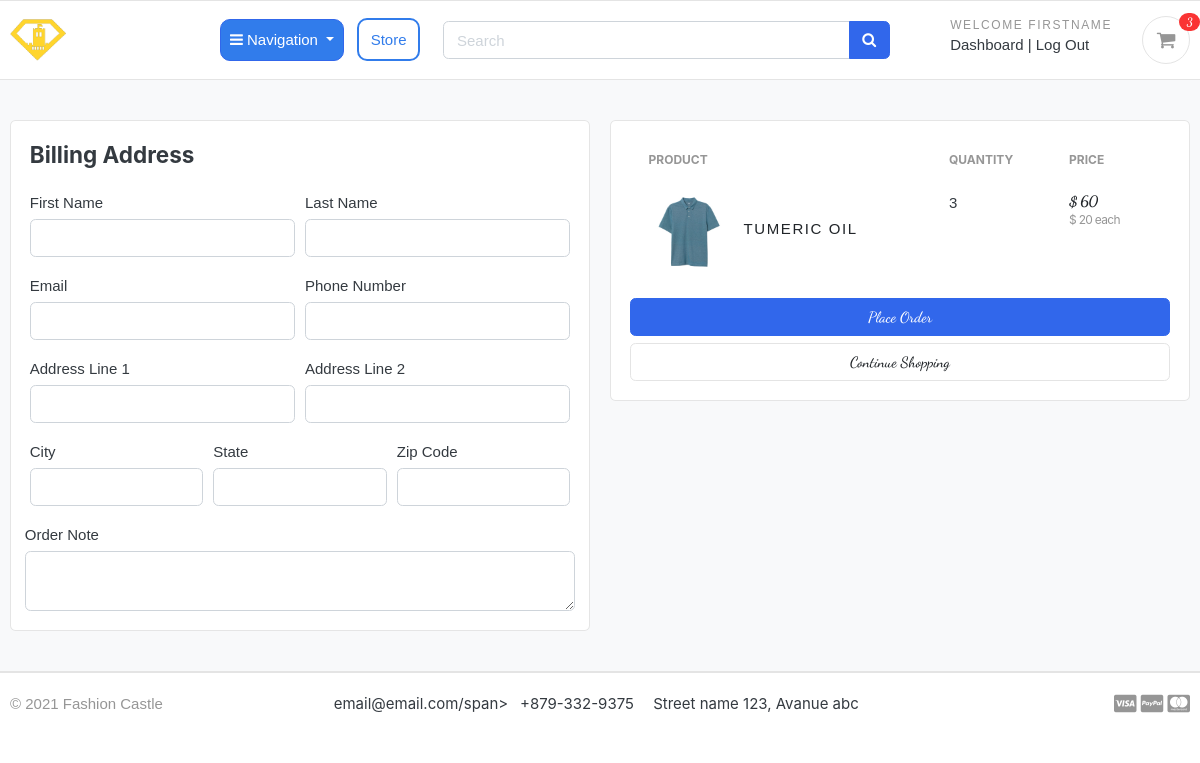
Page /cart/checkout/ (signed in) on the earlier database version.
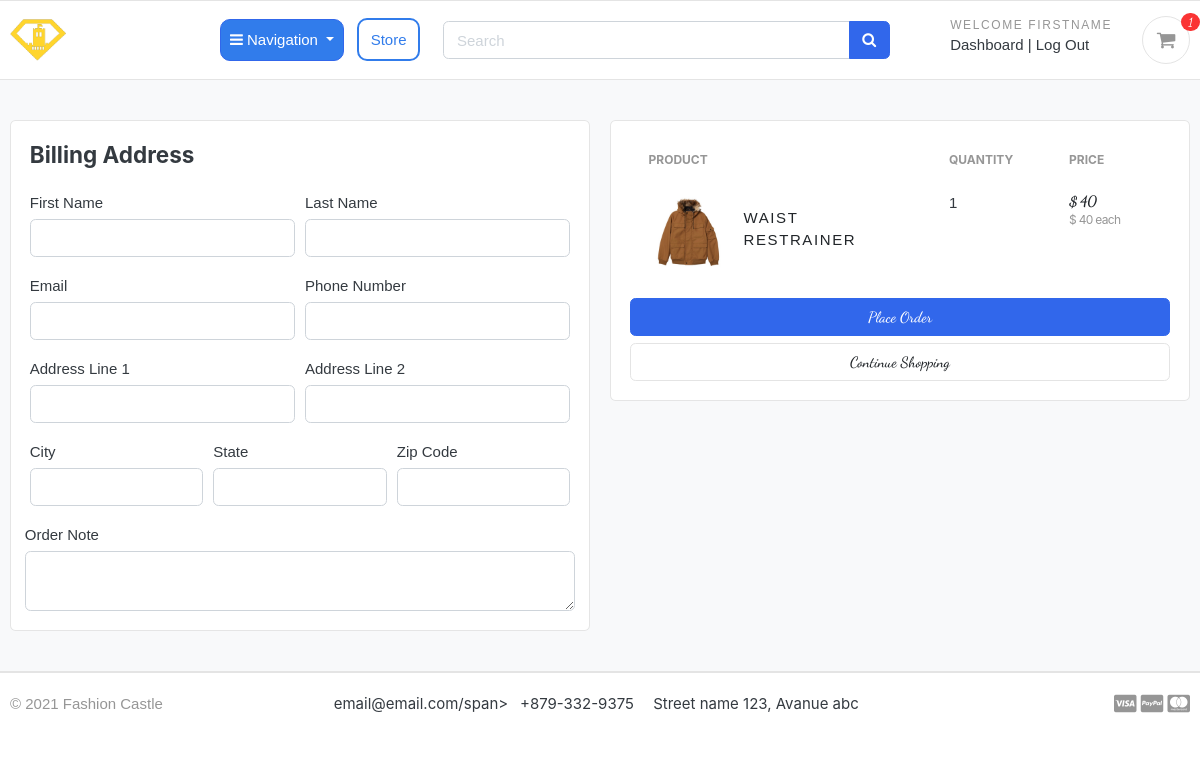
Same page on the later database version.
### carts/models.py (models this page shows, shortened)
class CartItem(models.Model):
    user = models.ForeignKey(Account, on_delete=models.CASCADE, null=True)
    product = models.ForeignKey(Product, on_delete=models.CASCADE)
    variations = models.ManyToManyField(Variation, blank=True)
    cart = models.ForeignKey(Cart, on_delete=models.CASCADE, null=True)
    quantity = models.IntegerField()
    is_active = models.BooleanField(default=True)
    def sub_total(self):
        return self.product.price * self.quantity

### store/models.py (models this page shows, shortened)
class Product(models.Model):
    product_name    = models.CharField(max_length=200, unique=True)
    slug            = models.SlugField(max_length=250, unique=True)
    description     = models.TextField(max_length=500, blank=True)
    price           = models.IntegerField()
    images          = models.ImageField(upload_to='photos/products')
    stock           = models.IntegerField()
    is_available    = models.BooleanField(default=True)
    category        = models.ForeignKey(Category, on_delete=models.CASCADE)
    created_date    = models.DateTimeField(auto_now_add=True)
    modified_date   = models.DateTimeField(auto_now=True)
    def get_url(self):
        return reverse('product_detail', args=[self.category.slug, self.slug])

### carts/views.py (the view)
# urls.py: path('checkout/', views.checkout, name='checkout'),
@login_required(login_url='login')
def checkout(request, total=0, quantity=0, cart_items=None):
    try:
        tax = 0
        grand_total = 0
        formatted_total = 0
        formatted_grand_total = 0
        formatted_tax = 0
        if request.user.is_authenticated:
            cart_items = CartItem.objects.filter(user=request.user, is_active=True)
        else:
            cart = Cart.objects.get(cart_id=_cart_id(request))
            cart_items = CartItem.objects.filter(cart=cart, is_active=True)
        for cart_item in  cart_items:
            total += (cart_item.product.price * cart_item.quantity)
            quantity += cart_item.quantity
        tax = (6.5 * total)/100
        formatted_tax = "{:.2f}".format(tax)
        grand_total = total + tax
        formatted_grand_total = "{:.2f}".format(grand_total)
        formatted_total = "{:.2f}".format(total)
    except ObjectDoesNotExist:
        pass #just ignore it
    context = {
        'total': formatted_total,
        'quantity': quantity,
        'cart_items': cart_items,
        'tax': formatted_tax,
        'grand_total': formatted_grand_total,
    }
    return render(request, 'store/checkout.html', context)

### carts/context_processors.py (called while the page is built)
def counter(request):
    cart_count = 0
    if 'admin' in request.path:
        return {}
    else:
        try:
            cart = Cart.objects.filter(cart_id=_cart_id(request))
            if request.user.is_authenticated:
                cart_items = CartItem.objects.all().filter(user=request.user)
            else:
                cart_items = CartItem.objects.all().filter(cart=cart[:1])
            for cart_item in cart_items:
                cart_count += cart_item.quantity
        except Cart.DoesNotExist:
            cart_count = 0
    return dict(cart_count=cart_count)

### carts/views.py (called while the page is built)
def _cart_id(request):
    cart = request.session.session_key
    if not cart:
        cart = request.session.create()
    return cart

### category/context_processors.py (called while the page is built)
def menu_links(request):
    links = Category.objects.all()
    return dict(links=links)

### category/models.py (called while the page is built)
    def get_url(self):
            return reverse('products_by_category', args=[self.slug])

### templates/store/checkout.html (shortened to what the changed rows need)
{% extends 'base.html' %}
{% load static %}
{% block content %}
    <section class="section-content padding-y bg">
        <div
            class="container">
            <div class="row">
                                                        <aside class="col-lg-6">
                                                            <div class="card">
                                                                <div class="card-body">
                                                                    <table class="table table-borderless table-shopping-cart">
                                                                        <thead class="text-muted">
                                                                            <tr class="small text-uppercase">
                                                                                <th scope="col">Product</th>
                                                                                <th scope="col" width="120">Quantity</th>
                                                                                <th scope="col" width="120">Price</th>
                                                                            </tr>
                                                                        </thead>
                                                                        <tbody>
                                                                            {% for cart_item in cart_items %}
                                                                                <tr>
                                                                                    <td>
                                                                                        <figure class="itemside align-items-center">
                                                                                            <div class="aside">
                                                                                                <img src="{{ cart_item.product.images.url }}" class="img-sm"></div>
                                                                                                <figcaption class="info">
                                                                                                    <a href="{{ cart_item.product.get_url }}" class="title text-dark">{{ cart_item.product.product_name }}</a>
                                                                                                    </figcaption>
                                                                                                </figure>
                                                                                            </td>
                                                                                            <td>
                                                                                                <label for="">{{ cart_item.quantity }}</label>
                                                                                            </td>
                                                                                            <td>
                                                                                                <div class="price-wrap">
                                                                                                    <var class="price">$
                                                                                                        {{ cart_item.sub_total }}</var>
                                                                                                    <small class="text-muted">
                                                                                                        $
                                                                                                        {{ cart_item.product.price }}
                                                                                                        each
                                                                                                    </small>
                                                                                                </div>
                                                                                            </td>
                                                                                        </tr>
                                                                                    {% endfor %}
                                                                                </tbody>
                                                                            </table>
                                                                    </div>
                                                                </div>
                                                            </aside>
                                                        </div>
                                                    </div>
                                                </section>
                                            {% endblock %}

### templates/includes/navbar.html (shortened to what this page needs)
{% load static %}
<header class="section-header">
    <section class="header-main border-bottom">
        <div class="container">
            <div class="row align-items-center">
                <div class="col-lg-2 col-md-3 col-6">
                    <a href="{% url 'home' %}" class="brand-wrap">
                        <img class="logo" src="{% static './images/custom-logo.png' %}">
                    </a>
                </div>
                <div class="col-lg-3 col-sm-6 col-8 order-2 order-lg-3">
                    <div class="d-flex justify-content-end mb-3 mb-lg-0">
                        {% if user.id is None %}
                            <div class="widget-header">
                                <small class="title text-muted">Welcome guest</small>
                                <div>
                                    <a href="{% url 'login' %}">Sign in</a>
                                    <span class="dark-transp">
                                        |
                                    </span>
                                    <a href="{% url 'register' %}">
                                        Register</a>
                                </div>
                            </div>
                        {% else %}
                            <div class="widget-header">
                                <small class="title text-muted">Welcome
                                    {{ user.first_name | capfirst }}</small>
                                <div>
                                    <a id="dashboard" href="{% url 'dashboard' %}">Dashboard</a>
                                    <span class="dark-transp">
                                        |
                                    </span>
                                    <a id="log-out" href="{% url 'logout' %}">Log Out</a>
                                </div>
                            </div>
                        {% endif %}
                        <a href="{% url 'cart' %}" class="widget-header cart-btn pl-3 ml-3">
                            <div class="icon icon-sm rounded-circle border">
                                <i class="fa fa-shopping-cart"></i>
                            </div>
                            <span class="badge badge-pill badge-primary notify">{{ cart_count }}</span>
                        </a>
                    </div>
                    </div>
                <div class="store-button">
                    <button type="button" class="categories btn btn-primary dropdown-toggle" type="button"
                    id="dropdownMenuButton"
                    data-mdb-toggle="dropdown"
                    aria-expanded="false" data-toggle="dropdown">
                        <i class="fa fa-bars"></i>
                        Navigation
                    </button>
                </div>
                <div class="store-parent">
                <a href="{% url 'store' %}" class="store" text-align="center" id="custom-btn-store">Store</a>
            </div>
                <div class="col-lg  col-md-6 col-sm-12 col-xs-12">
                    <form action="{% url 'search' %}" class="search">
                        <div class="input-group w-100">
                            <input type="text" class="form-control" style="width:60%;" placeholder="Search" name="keyword">
                                <div class="input-group-append">
                                    <button class="btn btn-primary" type="submit">
                                        <i class="fa fa-search fa-spin-hover"></i>
                                    </button>
                                </div>
                            </div>
                        </form>
                    </div>
                    </div>
                </div>
        </section>
    </header>

Differences in the rows shown:
removed CartItem: product.images (picture), product.product_name "TUMERIC OIL", quantity "3", sub_total "60", product.price "20"
added CartItem: product.images (picture), product.product_name "WAIST RESTRAINER", quantity "1", sub_total "40", product.price "40"
Other differences:
{{ cart_count }}: "3" → "1"
